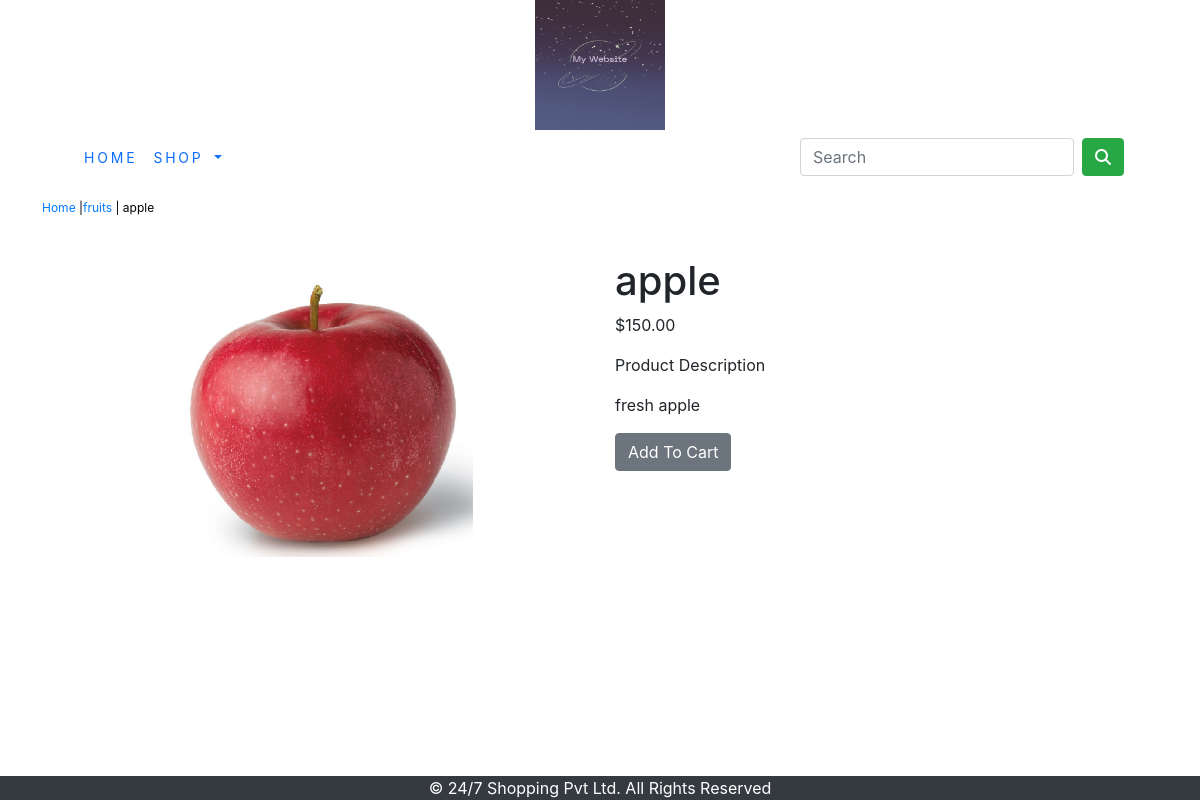
The page /shop/fruits/apple/ on the database its author committed.
### shop/models.py (models this page shows, shortened)
class Product(models.Model):
    name=models.CharField(max_length=250,unique=True)
    slug=models.SlugField(max_length=250,unique=True)
    description=models.TextField(blank=True)
    price=models.DecimalField(max_digits=10,decimal_places=2)
    category=models.ForeignKey(Category,on_delete=models.CASCADE)
    image=models.ImageField(upload_to='product',blank=True)
    stock=models.IntegerField()
    available=models.BooleanField(default=True)
    created=models.DateTimeField(auto_now_add=True)
    updated=models.DateTimeField(auto_now=True)
    class Meta:
        ordering=('name',)
        verbose_name='product'
        verbose_name_plural='products'

class Category(models.Model):
    name=models.CharField(max_length=250,unique=True)
    slug=models.SlugField(max_length=250,unique=True)
    description=models.TextField(blank=True)
    image=models.ImageField(upload_to='category',blank=True)
    class Meta:
        ordering=('name',)
        verbose_name='category'
        verbose_name_plural='categories'
    def get_url(self):
        return reverse('shop:products_by_category',args=[self.slug])
    def __str__(self):
        return '{}'.format(self.name)

### shop/views.py (the view)
# urls.py: path('<slug:c_slug>/<slug:product_slug>/', views.proDetail,name='prodCatdetail'),
def proDetail(request,c_slug,product_slug):
    try:
        product=Product.objects.get(category__slug=c_slug,slug=product_slug)
    except Exception as e:
        return e
    return  render(request,'product.html',{'product':product})

### cart/context_processors.py (called while the page is built)
def counter(request):
    item_count=0
    if 'admin' in request.path:
        return  {}
    else:
        try:
            cart=Cart.objects.filter(cart_id=_cart_id(request))
            cart_items=CartItem.objects.all().filter(cart=cart[:1])
            for cart_item in cart_items:
                item_count += cart_item.quantity
        except Cart.DoesNotExist:
            item_count =0
    return dict(item_count=item_count)

### cart/views.py (called while the page is built)
def _cart_id(request):
    cart=request.session.session_key
    if not cart:
        cart=request.session.create()
    return cart

### shop/context_processors.py (called while the page is built)
def menu_links(request):
    links=Category.objects.all()
    return dict(links=links)

### templates/product.html (shortened to what this page needs)
{% extends 'base.html' %}
{% load static %}
{% block content %}
<div class="row my_prod_row_class">
    <div class="mx_auto">
        <p><a href="{% url 'shop:allProdCat' %}">Home</a> |<a href="{{product.category.get_url}}">{{product.category}}</a> | {{product.name}}</p>
    </div>
</div>
<div class="container">
<br>
<div class="row">
    <div class="col-12 col-sm-12 col-md-12 col-lg-6 text-center">
        <div style="min-width:18rem;">
            <img src="{{product.image.url}}" alt="{{product.name}}" width="300px">
        </div>
    </div>
        <div class="col-12 col-sm-12 col-md-12 col-lg-6">
            <div>
            <h1 class="my_prod_title">{{product.name}}</h1>
            <p>${{product.price}}</p>
            <p class="my_title">Product Description</p>
            <p class="text-justify my_prod_text">{{product.description}}</p>
            {% if product.stock <= 0 %}
            <p class="text-justify my_prod_text"><b>Out Of Stock</b></p>
            {% else %}
            <a class="btn btn-secondary" href="{% url 'cart:add_cart' product.id %}">Add To Cart</a>
            {% endif %}
            </div>
        </div>
    </div>
</div>
{% endblock %}

### static/css/custom.css (style rules this page uses)
body { font family :"Robots", sans-serif; }
.my_prod_row_class { padding-top:15px; padding-bottom::20px; }
.my_prod_row_class .mx_auto { color:#000; font-size:12px; text-description:none; }
.my_prod_text { padding-right:20px; }

### rows shown on the page
Product: category "fruits", name "apple", image (picture), price "150.00", description "fresh apple"
